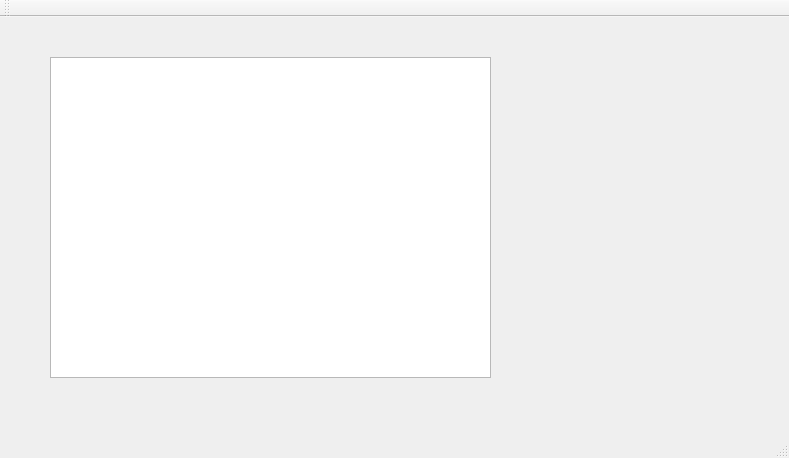
<?xml version="1.0" encoding="UTF-8"?>
<ui version="4.0">
 <class>MainWind</class>
 <widget class="QMainWindow" name="MainWind">
  <property name="geometry">
   <rect>
    <x>0</x>
    <y>0</y>
    <width>789</width>
    <height>458</height>
   </rect>
  </property>
  <property name="windowTitle">
   <string>MainWind</string>
  </property>
  <widget class="QWidget" name="centralWidget">
   <widget class="QListView" name="listView">
    <property name="geometry">
     <rect>
      <x>50</x>
      <y>40</y>
      <width>441</width>
      <height>321</height>
     </rect>
    </property>
   </widget>
  </widget>
  <widget class="QMenuBar" name="menuBar">
   <property name="geometry">
    <rect>
     <x>0</x>
     <y>0</y>
     <width>789</width>
     <height>22</height>
    </rect>
   </property>
  </widget>
  <widget class="QToolBar" name="mainToolBar">
   <attribute name="toolBarArea">
    <enum>TopToolBarArea</enum>
   </attribute>
   <attribute name="toolBarBreak">
    <bool>false</bool>
   </attribute>
  </widget>
  <widget class="QStatusBar" name="statusBar"/>
 </widget>
 <layoutdefault spacing="6" margin="11"/>
 <resources/>
 <connections/>
</ui>
